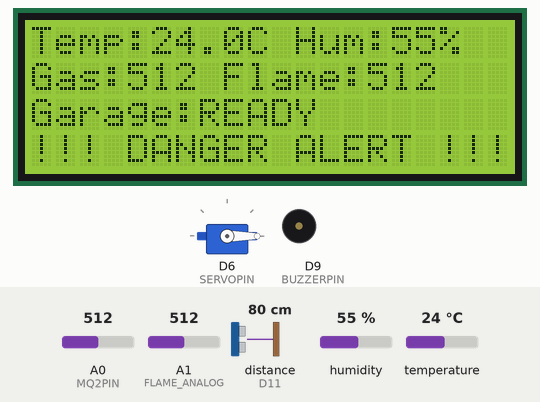
The sketch below on a simulated Arduino Nano 33 IoT. On the bench: 20×4 character LCD, servo, buzzer (waves = sounding). Wiring (inferred from the names in the program): ultrasonic range finder: trigger D10; echo D11. The inputs (shaded band) are chosen by the test bench; at power-on: distance to the obstacle (sensor on D11) 80 cm, A0 (MQ2PIN) = 512, A1 (FLAME_ANALOG) = 512, humidity 55 %, temperature 24 °C. The echo pulse lasts 58.3 µs per cm; nothing arrives over Bluetooth unless stated; a phone connects over Bluetooth LE 3 s after start; what the sketch prints to the serial monitor is not drawn.

Above: at 2.0 s.
2.1 s: distance to the obstacle (sensor on D11) set to 8 cm
3.6 s: distance to the obstacle (sensor on D11) set to 5 cm
At 4.9 s:
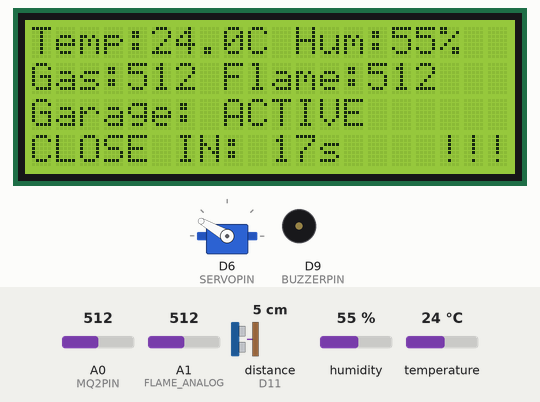
At 41.8 s:
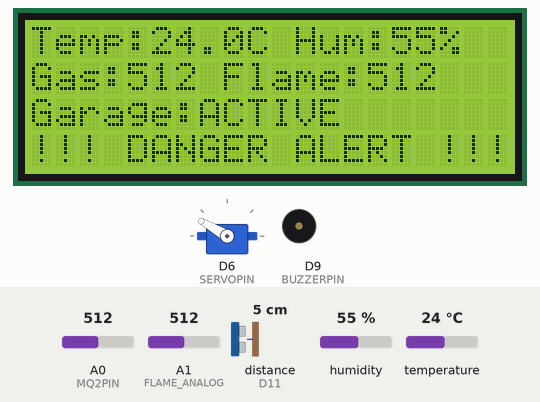
Timing chart, 0 to 42.9 s (numbered marks = the images above; inputs shaded):
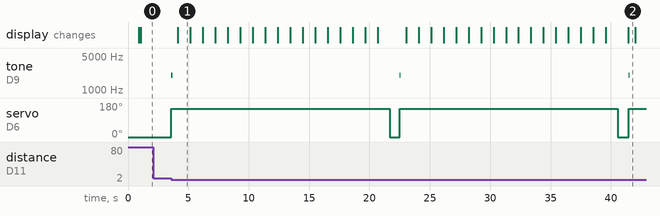

The sketch:

smart_home.ino
```cpp
#include <Wire.h>
#include <LiquidCrystal_I2C.h>
#include "DHT.h"
#include <Servo.h>
#include <ArduinoBLE.h>

#define DHTPIN 2
#define DHTTYPE DHT11
#define MQ2PIN A0
#define FLAME_ANALOG A1
#define SERVOPIN 6
#define TRIGPIN 10
#define ECHOPIN 11
#define BUZZERPIN 9

DHT dht(DHTPIN, DHTTYPE);
LiquidCrystal_I2C lcd(0x27, 20, 4);
Servo garageServo;

BLEService edgeService("180C");
BLEStringCharacteristic edgeChar("2A56", BLERead | BLEWrite | BLENotify, 128);

bool emergencyActive = false;
bool garageBusy = false;
int gasThreshold = 400;

void setup() {
  Serial.begin(9600);
  dht.begin();
  lcd.init(); lcd.backlight();

  pinMode(TRIGPIN, OUTPUT); pinMode(ECHOPIN, INPUT);
  pinMode(MQ2PIN, INPUT); pinMode(FLAME_ANALOG, INPUT);
  pinMode(BUZZERPIN, OUTPUT);

  if (!BLE.begin()) { while (1); }
  BLE.setLocalName("UNO_R4_EDGE");
  edgeService.addCharacteristic(edgeChar);
  BLE.addService(edgeService);
  BLE.advertise();

  closeGarage();
  lcd.clear();
  lcd.print("SYSTEM READY");
}

void loop() {
  BLE.poll();
  unsigned long now = millis();

  // 1. PROCESS PI COMMANDS
  if (edgeChar.written()) {
    String cmd = edgeChar.value();
    cmd.trim(); cmd.toUpperCase();
    Serial.println("PI COMMAND: " + cmd);

    if (cmd == "FIRE") {
      emergencyActive = true;
      openGarage();
    }
    else if (cmd == "SAFE") {
      emergencyActive = false;
      noTone(BUZZERPIN);
      closeGarage();
    }
  }

  // 2. EMERGENCY MAINTAINER (Non-blocking)
  if (emergencyActive) {
    tone(BUZZERPIN, 3000);
    lcd.setCursor(0,2); lcd.print("Garage: EMERGENCY  ");
    lcd.setCursor(0,3); lcd.print("!!! FIRE ACTIVE !!! ");
    // Removed 'return' so sensor data keeps sending to Pi
  }

  // 3. NORMAL OPERATION (Only if no fire and not busy)
  float t = dht.readTemperature();
  float h = dht.readHumidity();
  int g = analogRead(MQ2PIN);
  int f = analogRead(FLAME_ANALOG);
  long dist = readDistance();

  if (!emergencyActive && !garageBusy) {
    // Local caution beep
    if (f < 500) {
      static unsigned long lastBeep = 0;
      if (now - lastBeep > 1500) { tone(BUZZERPIN, 1000, 100); lastBeep = now; }
    }

    // Hand trigger
    if (dist > 0 && dist <= 5) {
      runNormalCycle();
    }
  }

  // 4. DATA UPDATE TO PI (Runs ALWAYS so Pi can see when fire is gone)
  static unsigned long lastUpdate = 0;
  if (now - lastUpdate >= 1000) {
    lastUpdate = now;

    // Only update LCD if not in emergency to prevent flickering
    if (!emergencyActive) {
      updateLCD(t, h, g, f, dist);
    }

    String payload = "{\"t\":" + String(t,1) + ",\"h\":" + String(h,0) + ",\"g\":" + String(g) + ",\"f\":" + String(f) + "}";
    edgeChar.writeValue(payload.c_str());
    Serial.println("Sent: " + payload);
  }
}

void openGarage() {
  garageServo.attach(SERVOPIN);
  garageServo.write(150);
  delay(500);
  garageServo.detach();
}

void closeGarage() {
  garageServo.attach(SERVOPIN);
  garageServo.write(0);
  delay(800);
  garageServo.detach();
}

void runNormalCycle() {
  garageBusy = true;
  tone(BUZZERPIN, 2000, 100);
  openGarage();
  for(int i=17; i > 0; i--) {
    lcd.setCursor(0,2); lcd.print("Garage: ACTIVE     ");
    lcd.setCursor(0,3); lcd.print("CLOSE IN: "); lcd.print(i); lcd.print("s    ");
    delay(1000);
  }
  closeGarage();
  garageBusy = false;
}

void updateLCD(float t, float h, int g, int f, long dist) {
  lcd.setCursor(0,0);
  lcd.print("Temp:"); lcd.print(t,1); lcd.print("C Hum:"); lcd.print(h,0); lcd.print("%   ");
  lcd.setCursor(0,1);
  lcd.print("Gas:"); lcd.print(g); lcd.print(" Flame:"); lcd.print(f); lcd.print("   ");
  lcd.setCursor(0,2);
  lcd.print("Garage:"); lcd.print(dist <= 5 ? "ACTIVE " : "READY  ");
  lcd.setCursor(0,3);
  if (g > gasThreshold || f < 500) {
    lcd.print("!!! DANGER ALERT !!!");
  } else {
    lcd.print("Status: MONITORING  ");
  }
}

long readDistance() {
  digitalWrite(TRIGPIN, LOW); delayMicroseconds(2);
  digitalWrite(TRIGPIN, HIGH); delayMicroseconds(10);
  digitalWrite(TRIGPIN, LOW);
  long duration = pulseIn(ECHOPIN, HIGH, 20000);
  return (duration == 0) ? 999 : (duration * 0.034 / 2);
}
```

Measured:
- the behaviour switches between 7 and 6 cm on distance to the obstacle (sensor on D11) (found by bisection; images 0 and 1)
- after the input at 2.1 s, every drawn part: stays the same
- after the input at 3.6 s, tone on D9 (BUZZERPIN): alternates 2000 Hz for 0.10 s and silent for 18.8 s, starting at once; servo on D6 (SERVOPIN): alternates 150° for 18.1 s and 0° for 0.86 s, starting at once; the display: changes after 0.54 s (image 1)
- what the display in image 1 shows lasts 1.1 s, from 4.1 s to 5.2 s
- what the display in image 2 shows lasts 0.6 s, from 41.4 s to 42.0 s
